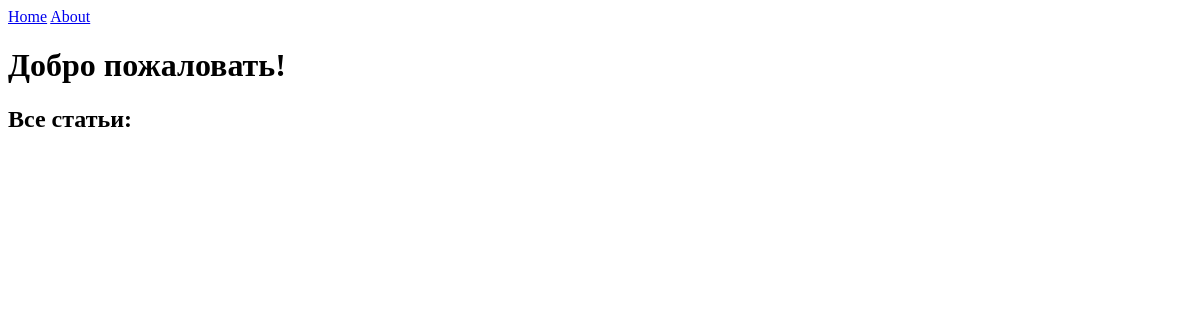
Before: /app4/get_articles/ with the older database file.
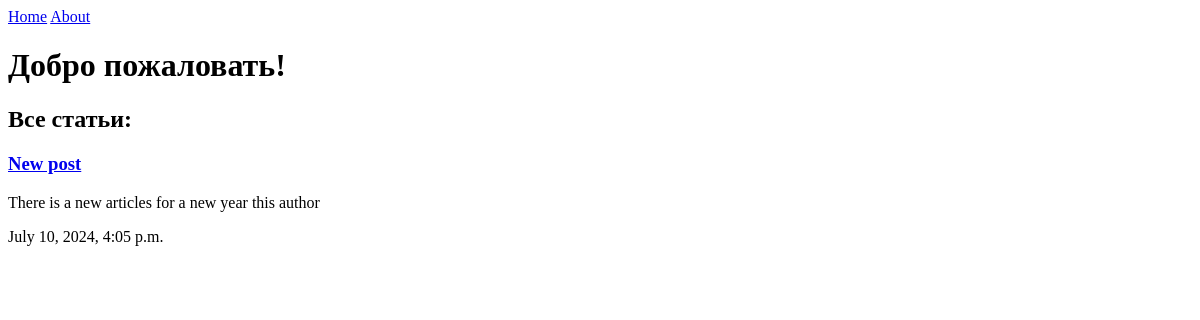
After: the same page with the newer database file.
### myapp4/models.py (models this page shows, shortened)
class Article(models.Model):
    title = models.CharField(max_length=200)
    text = models.TextField()
    public_date = models.DateTimeField(auto_now_add=True)
    author = models.ForeignKey(Author, on_delete=models.CASCADE)
    category = models.CharField(max_length=100)
    views = models.IntegerField(default=0)
    is_published = models.BooleanField(default=False)

### myapp4/views.py (the view)
# urls.py: path('get_articles/', get_articles, name='get_articles'),
def get_articles(request, author_id: int=None):
    if author_id:
        author = Author.objects.filter(id=author_id).first()
        articles = Article.objects.filter(author=author)
        title = f'Статьи автора: {author.full_name()}'
    else:
        title = 'Все статьи'
        articles = Article.objects.all()
    context = {
        'title': title,
        'articles_list': articles,
    }
    return render(request, 'myapp4/get_articles.html', context)

### myapp4/templates/myapp4/get_articles.html (shortened to what this page needs)
{% extends 'base.html' %}
{% block content %}
    <h2>{{ title }}:</h2>
    {% for article in articles_list %}
        {% if article.is_published %}
            <h3><a href="{% url 'post' article.id %}">{{ article.title }}</a></h3>
            <p>{{ article.text|truncatechars:100 }}</p>
            <span>{{ article.public_date }}</span>
        {% endif %}
    {% endfor %}
{% endblock%}

### templates/base.html (shortened to what this page needs)
<!DOCTYPE html>
    <html lang="en">
    <head>
    </head>
    <body>
            <a href="{% url 'home' %}">Home</a>
            <a href="{% url 'about' %}">About</a>
            <h1>Добро пожаловать!</h1>
            {% block content %}{% endblock %}
    </body>
    </html>

Changed rows visible on the page:
added Article: title "New post", text "There is a new articles for a new year this author", public_date "July 10, 2024, 4:05 p.m."
